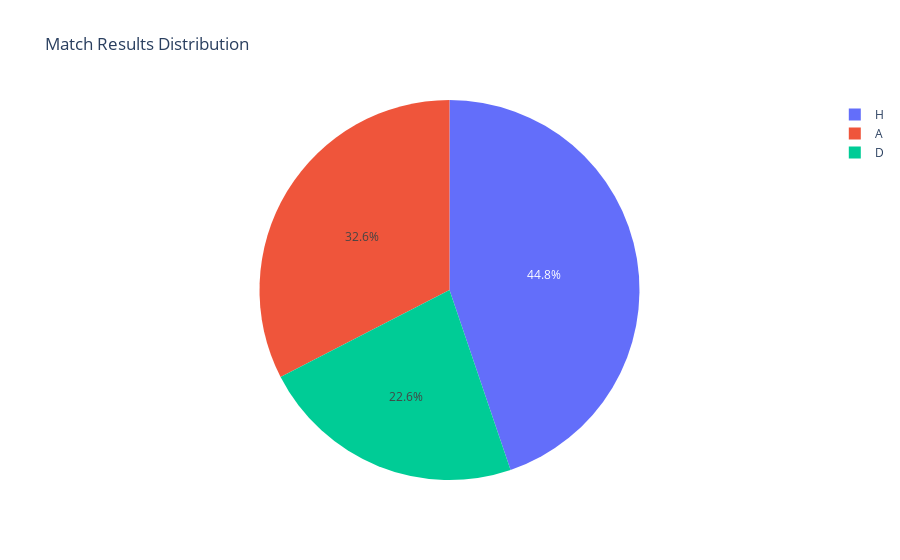

The cell this chart's notebook holds for it:
### Code cell
# Show the distribution of match results
fig = px.pie(df, 
             names='Result', 
             title='Match Results Distribution')
fig.show()

### Figure 1 — Plotly figure (JSON) as saved in the notebook; plotly's stock layout.template omitted (floating-point values rounded to 4 significant figures; data arrays with more than 128 entries replaced by an {"elided": "..."} marker saying what was removed)
{"data": [{"domain": {"x": [0, 1], "y": [0, 1]}, "hovertemplate": "Result=%{label}<extra></extra>", "labels": {"elided": "2659 str values"}, "legendgroup": "", "name": "", "showlegend": true, "type": "pie"}], "layout": {"legend": {"tracegroupgap": 0}, "title": {"text": "Match Results Distribution"}}}
